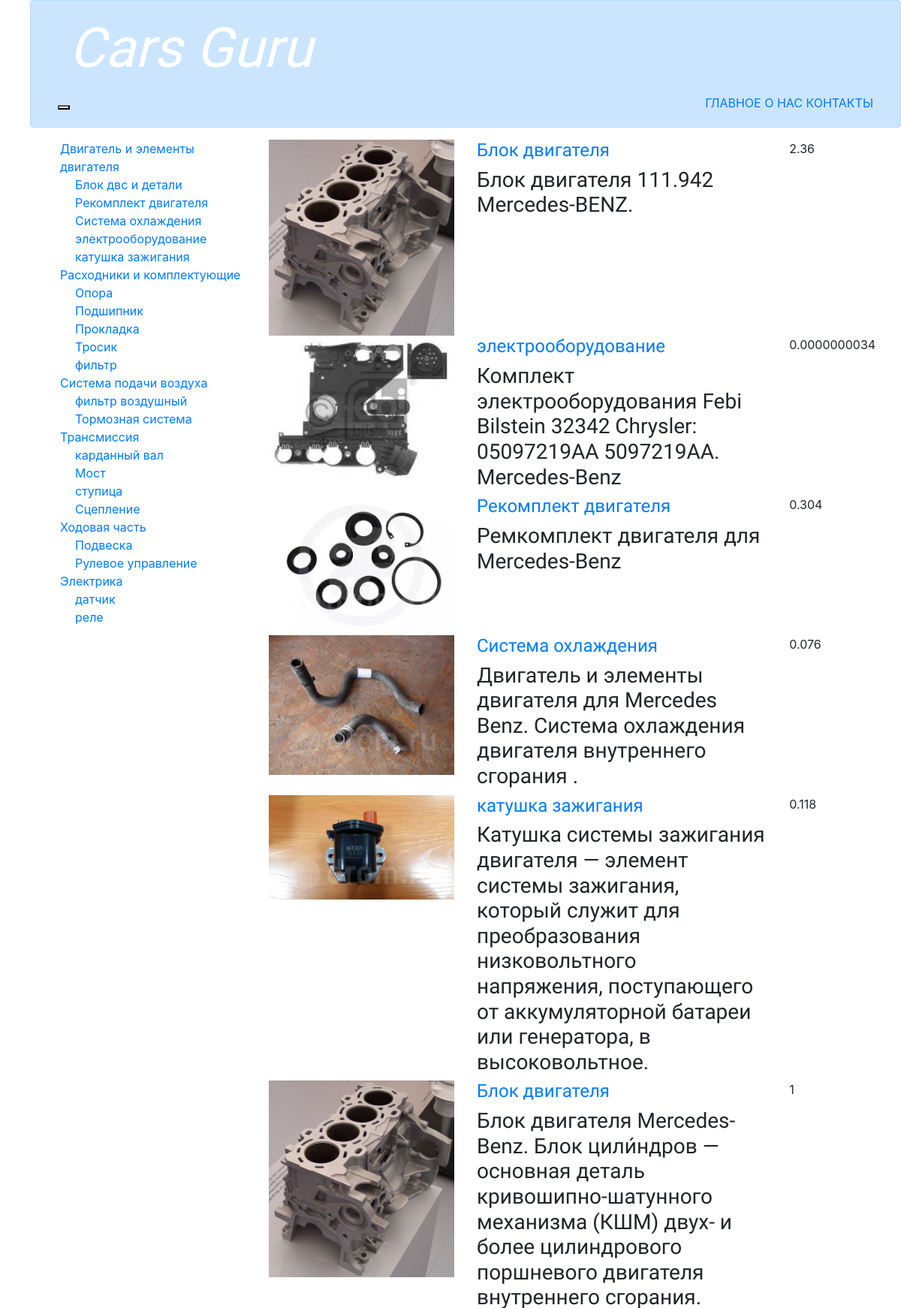
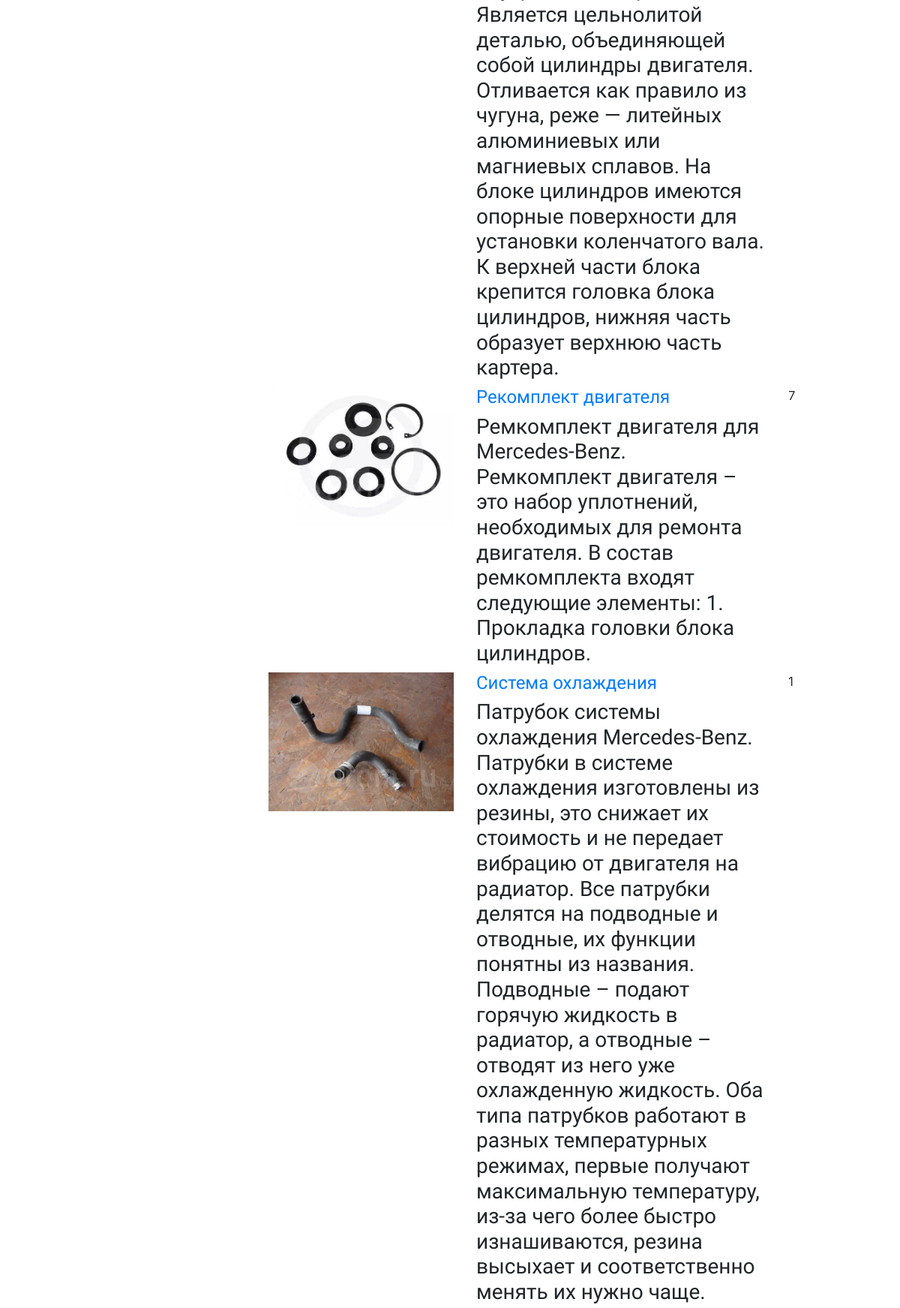
/car/MercedesBenz_711D/ (upper part), run on the app's committed database (2 pictures, top to bottom).
### gigant/models.py (models this page shows, shortened)
class Category(models.Model):
    title = models.CharField(max_length=255)  # High technology
    parent = models.ForeignKey('self', related_name='children', blank=True, null=True, on_delete=models.CASCADE)
    slug = models.SlugField(blank=True, unique=True)
    class Meta:
        verbose_name = 'category'
        verbose_name_plural = 'categories'

class Product(models.Model):
    car = models.ForeignKey('Car', on_delete=models.CASCADE, null=True)
    category = models.ForeignKey(Category, on_delete=models.CASCADE)
    title = models.CharField(max_length=120)
    slug = models.SlugField()
    description = models.TextField()
    image = models.ImageField(upload_to="CarsGuru/image_folder/product_images")
    price = models.PositiveIntegerField()
    available = models.BooleanField(default=True)
    def get_absolute_url(self):
        return reverse('product', kwargs={'pk': self.pk})

### gigant/views.py (the view)
# urls.py: re_path(r'^car/(?P<slug>[\w-]+)(?:/category/(?P<category_slug>[\w-]+))?/$', CategoryView.as_view(), name='category'),
class CategoryView(ListView):
    template_name = 'product_list.html'
    model = Product
    category = None
    def dispatch(self, request, *args, **kwargs):
        self.car = get_object_or_404(Car, slug=kwargs.get('slug'))
        if kwargs.get('category_slug'):
            self.category = get_object_or_404(Category, slug=kwargs.get('category_slug'))
        return super().dispatch(request, *args, **kwargs)
    def get_queryset(self):
        queryset = super().get_queryset()
        queryset = queryset.filter(car=self.car)
        if self.category:
            queryset = queryset.filter(category=self.category)
        return queryset
    def get_context_data(self, *, object_list=None, **kwargs):
        context = super().get_context_data(object_list=object_list, **kwargs)
        context['car'] = self.car
        context['current_category'] = self.category
        context['categories'] = Category.objects.filter(parent__isnull=True).prefetch_related('children')
        return context

### gigant/models.py (called while the page is built)
    def all(self, *args, **kwargs):
        return super(CarManager, self).get_queryset().filter(available=True)

### gigant/templates/product_list.html
{% extends 'base.html' %}
{% block content %}
    <div class="container">
        <div class="row">
            <div class="col-3">
                <div class="list-group">
                    {% for category in categories %}
                        <div>
                            <div>
                                <a href="{% url 'category' slug=car.slug category_slug=category.slug %}">{{ category.title }}</a>
                            </div>
                            <div style="padding-left: 20px;">
                                {% for sub in category.children.all %}
                                    <div>
                                        <a href="{% url 'category' slug=car.slug category_slug=sub.slug %}">{{ sub.title }}</a>
                                    </div>
                                {% endfor %}
                            </div>
                        </div>
                    {% endfor %}
                </div>
            </div>
            <div class="col-9">
                {% for object in object_list %}
                    <div class="row">
                        <div class="col-4">
                            <img src="{{ object.image.url }}" alt="" class="img-fluid">
                        </div>
                        <div class="col-6">
                            <h4><a href="{{ object.get_absolute_url }}">{{ object.title }}</a></h4>
                            <h3><div>{{ object.description }}</div></h3>
                        </div>
                        <div class="col-2">
                            {{ object.price }}
                        </div>
                    </div>
                {% endfor %}
            </div>
        </div>
    </div>
{% endblock content %}

### static/css/blog.css (style rules this page uses)
body { background-color:seagreen; padding-left: 40px; }
h1, h2, h3, h4 { font-family: 'Lobster', cursive; }

### data on the page
Category: title "Двигатель и элементы двигателя"
Category: title "Блок двс и детали"
Category: title "Рекомплект двигателя"
Category: title "Система охлаждения"
Category: title "электрооборудование"
Category: title "катушка зажигания"
Category: title "Расходники и комплектующие"
Category: title "Опора"
Category: title "Подшипник"
Category: title "Прокладка"
Category: title "Тросик"
Category: title "фильтр"
Category: title "Система подачи воздуха"
Category: title "фильтр воздушный"
Category: title "Тормозная система"
Category: title "Трансмиссия"
Category: title "карданный вал"
Category: title "Мост"
Category: title "ступица"
Category: title "Сцепление"
Category: title "Ходовая часть"
Category: title "Подвеска"
Category: title "Рулевое управление"
Category: title "Электрика"
Category: title "датчик"
Category: title "реле"
Product: image (picture), title "Блок двигателя", description "Блок двигателя 111.942 Mercedes-BENZ.", price "2.36"
Product: image (picture), title "электрооборудование", description "Комплект электрооборудования Febi Bilstein 32342 Chrysler: 05097219AA 5097219AA. Mercedes-Benz", price "0.0000000034"
Product: image (picture), title "Рекомплект двигателя", description "Ремкомплект двигателя для Mercedes-Benz", price "0.304"
Product: image (picture), title "Система охлаждения", description "Двигатель и элементы двигателя для Mercedes Benz. Система охлаждения двигателя внутреннего сгорания .", price "0.076"
Product: image (picture), title "катушка зажигания", description "Катушка системы зажигания двигателя — элемент системы зажигания, который служит для преобразования низковольтного напряжения, поступающего от аккумуляторной батареи или генератора, в высоковольтное.", price "0.118"
Product: image (picture), title "Блок двигателя", description "Блок двигателя Mercedes-Benz. Блок цили́ндров — основная деталь кривошипно-шатунного механизма (КШМ) двух- и более цилиндрового поршневого двигателя внутреннего сгорания. Является цельнолитой деталью, объединяющей собой цилиндры двигателя. Отливается как правило из чугуна, реже — литейных алюминиевых или магниевых сплавов. На блоке цилиндров имеются опорные поверхности для установки коленчатого вала. К верхней части блока крепится головка блока цилиндров, нижняя часть образует верхнюю часть картера.", price "1"
Product: image (picture), title "Рекомплект двигателя", description "Ремкомплект двигателя для Mercedes-Benz. Ремкомплект двигателя – это набор уплотнений, необходимых для ремонта двигателя. В состав ремкомплекта входят следующие элементы: 1. Прокладка головки блока цилиндров.", price "7"
Product: image (picture), title "Система охлаждения", description "Патрубок системы охлаждения Mercedes-Benz. Патрубки в системе охлаждения изготовлены из резины, это снижает их стоимость и не передает вибрацию от двигателя на радиатор. Все патрубки делятся на подводные и отводные, их функции понятны из названия. Подводные – подают горячую жидкость в радиатор, а отводные – отводят из него уже охлажденную жидкость. Оба типа патрубков работают в разных температурных режимах, первые получают максимальную температуру, из-за чего более быстро изнашиваются, резина высыхает и соответственно менять их нужно чаще.", price "1"
